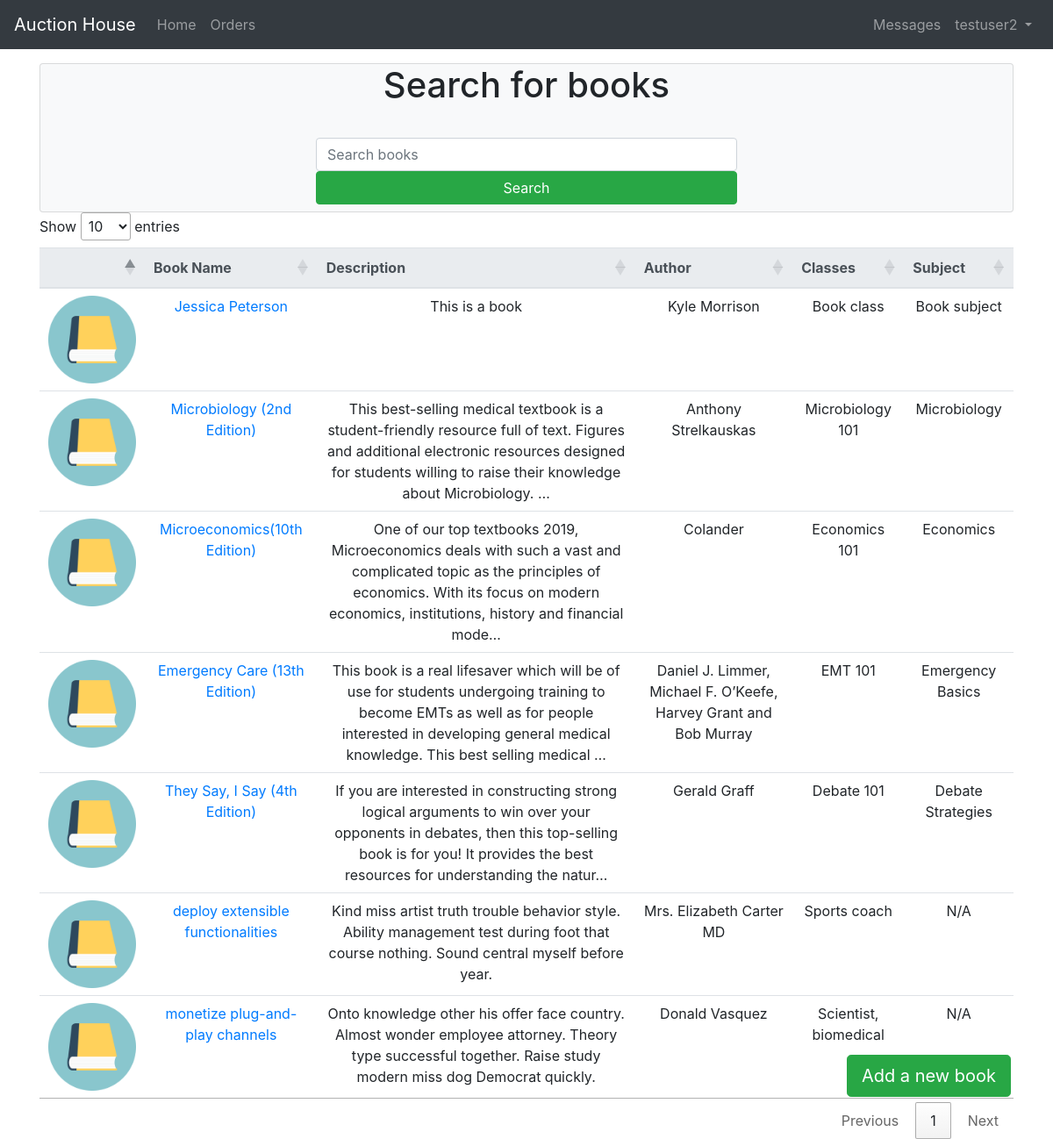
The page / (signed in) on the database its author committed.
### auction/models.py (models this page shows, shortened)
class Book(models.Model):
    name = models.CharField(max_length=50)
    description = models.TextField()
    classes = models.CharField(max_length=100)
    subject = models.CharField(max_length=100, default='N/A')
    author = models.CharField(max_length=255, default='N/A')
    isbn = models.CharField(max_length=13, default='0000000000000')

### auction/views.py (the view)
# urls.py: path('', views.search_books, name="home"),
def search_books(request):
    form = BookForm()
    template = 'item_list.html'
    '''
    Gets what search term is put into the search bar, and displays only the book that match the search term
    '''
    query = request.GET.get('q')
    if not query:
        query = " "
    results = Book.objects.filter(Q(name__icontains=query))
    context = {
        'books': results,
        'form' : form
    }
    '''
    Allows a book to be created in the system.
    Doesn't work right now.
    '''
    if request.method == 'POST':
        form = BookForm(request.POST)
        if form.is_valid():
            form.save()
            return render (request,template,context)
    return render(request, template, context)

### auction/forms.py
class BookForm(ModelForm):
    class Meta:
        model = Book
        fields = '__all__'

### templates/item_list.html (shortened to what this page needs)
{% extends 'base.html' %}
{% load static %}
{% block stylesheet %}
<link rel="stylesheet" type="text/css" href="https://cdn.datatables.net/1.10.23/css/jquery.dataTables.min.css"/>
{% endblock stylesheet%}
{% block content %}
<br>
<br>
<div class="container mt-4">
<div class="row justify-content-center">
  <div class="container">
      <div class="card bg-light">
        <h1 class="card-title text-center"> Search for books</h1>
        <br>
        <div class="container mb-2">
          <div class="row justify-content-center">
          <form action="{% url 'search_books'%}" method="GET">
            <input class="form-control" id="mainSearch" style="width: 30rem; "name="q" value="{{request.GET.q}}" placeholder="Search books">
            <button type="submit" class="btn btn-success btn-block"> Search </button>
          </form>
          </div>
        </div>
      </div>
    </div>
  </div>
</div>
<div class="container">
<table id = "table_id" class="table table-hover mt-2">
  <thead class="thead-light text-center">
      <tr>
        <th></th>
        <th> Book Name </th>
        <th> Description </th>
        <th> Author </th>
        <th> Classes </th>
        <th> Subject </th>
      </tr>
  </thead>
  <tbody>
    {% for book in books %}
    <tr style="max-height: 10rem;">
      <td><img src="{% static 'pictures/textbook.png' %}" style="width: 100px;height: 100px;" alt=""></td>
      <td class="text-center"> <a href="{% url 'book_view' book.id %}">{{book.name}}</a></td>
      <td class="text-center"> {{book.description|truncatechars:200}}</td>
      <td class="text-center"> {{book.author }}</td>
      <td class="text-center"> {{book.classes }}</td>
      <td class="text-center"> {{book.subject }}</td>
    </tr>
    {% endfor %}
  </tbody>
</table>
</div>
{% if user.is_authenticated %}
<div class="fixed-bottom" style="pointer-events: none;">
  <div class="container-fluid ">
    <div class="row justify-content-end">
      <button class="btn btn-success btn-lg rounded-4 mb-5 mr-5" type="button" data-toggle="modal" data-target="#addBook" style="pointer-events: all;"> Add a new book </button>
    </div>
  </div>
</div>
{% endif %}
{% endblock content %}

### templates/base.html (shortened to what this page needs)
<!DOCTYPE html>
<html lang="en" dir="ltr">
  <head>
    <link rel="stylesheet" href="https://cdn.jsdelivr.net/npm/bootstrap@4.5.3/dist/css/bootstrap.min.css">
    {% block stylesheet %}{% endblock stylesheet %}
  </head>
  <body>
    {% block body %}
    <nav class="navbar fixed-top navbar-expand-lg navbar-dark bg-dark">
      <a href="#" class="navbar-brand"> Auction House </a>
      <div class="collapse navbar-collapse" id="navbarNavDropdown">
        <ul class="navbar-nav">
          <li class="nav-item ">
            <a href="{% url 'home' %}" class="nav-link"> Home </a>
          </li>
          <li class="navbar-nav">
            <a href="{% url 'search_orders'%}" class="nav-link"> Orders </a>
          </li>
        </ul>
        <ul class="ml-auto navbar-nav ">
          <li class="nav-item dropdown">
            {% if user.is_authenticated %}
              <li class="navbar-nav">
                <a class="nav-link" href="{% url 'inbox' 19 %}"> Messages </a>
              </li>
              <a class="nav-link dropdown-toggle" id= "navbarUserlink" data-toggle="dropdown" href="#">
                {{user.username}}
              </a>
            {% else %}
              <form class="form-inline ml-auto">
                <a href="{% url 'login' %}" class="btn btn-outline-secondary"> Log In </a>
                <a href="{% url 'signup' %}" class="btn btn-primary ml-2"> Sign Up </a>
              </form>
            {% endif %}
          </li>
        </ul>
      </div>
    </nav>
    {% block content %}
    {% endblock content %}
    {% endblock body %}
  </body>
</html>

### rows shown on the page
Book: name "Jessica Peterson", description "This is a book", author "Kyle Morrison", classes "Book class", subject "Book subject"
Book: name "Microbiology (2nd Edition)", description "This best-selling medical textbook is a student-friendly resource full of text. Figures and additional electronic resources designed for students willing to raise their knowledge about Microbiology. …", author "Anthony Strelkauskas", classes "Microbiology 101", subject "Microbiology"
Book: name "Microeconomics(10th Edition)", description "One of our top textbooks 2019, Microeconomics deals with such a vast and complicated topic as the principles of economics. With its focus on modern economics, institutions, history and financial mode…", author "Colander", classes "Economics 101", subject "Economics"
Book: name "Emergency Care (13th Edition)", description "This book is a real lifesaver which will be of use for students undergoing training to become EMTs as well as for people interested in developing general medical knowledge. This best selling medical …", author "Daniel J. Limmer, Michael F. O’Keefe, Harvey Grant and Bob Murray", classes "EMT 101", subject "Emergency Basics"
Book: name "They Say, I Say (4th Edition)", description "If you are interested in constructing strong logical arguments to win over your opponents in debates, then this top-selling book is for you! It provides the best resources for understanding the natur…", author "Gerald Graff", classes "Debate 101", subject "Debate Strategies"
Book: name "deploy extensible functionalities", description "Kind miss artist truth trouble behavior style. Ability management test during foot that course nothing. Sound central myself before year.", author "Mrs. Elizabeth Carter MD", classes "Sports coach", subject "N/A"
Book: name "monetize plug-and-play channels", description "Onto knowledge other his offer face country. Almost wonder employee attorney. Theory type successful together. Raise study modern miss dog Democrat quickly.", author "Donald Vasquez", classes "Scientist, biomedical", subject "N/A"

### other values the page prints
{{ user.username }} "testuser2"
